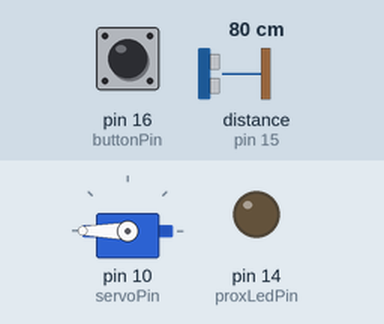
This sketch was run on a simulated Arduino Uno, built with avr-gcc and run on an emulated ATmega328P. Parts: servo, output pins drawn as LEDs (lit = HIGH). Wiring (inferred from the names in the program): ultrasonic range finder: trigger pin 15; echo pin 15. The test bench sets the inputs (shaded band); at power-on: distance to the obstacle (sensor on pin 15) 80 cm, pin 16 (buttonPin) HIGH. The echo pulse lasts 58.3 µs per cm.

Above: at 1.2 s.
1.3 s: distance to the obstacle (sensor on pin 15) set to 26 cm
2.8 s: distance to the obstacle (sensor on pin 15) set to 20 cm
At 5.4 s:
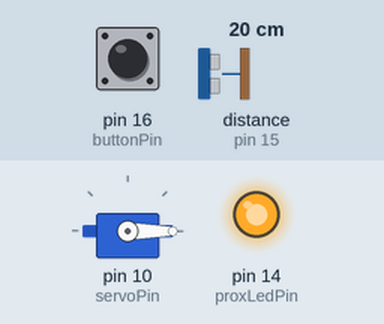
5.8 s: pin 16 (buttonPin) pulled LOW for 0.15 s
At 7.6 s:
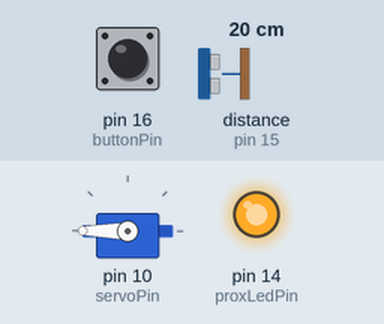
7.9 s: pin 16 (buttonPin) pulled LOW for 1 s
At 8.05 s:
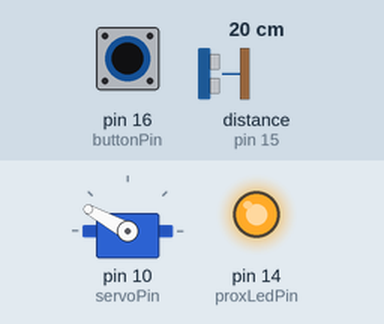
10.4 s: distance to the obstacle (sensor on pin 15) set to 37 cm
11.9 s: distance to the obstacle (sensor on pin 15) set to 43 cm
At 12.8 s:
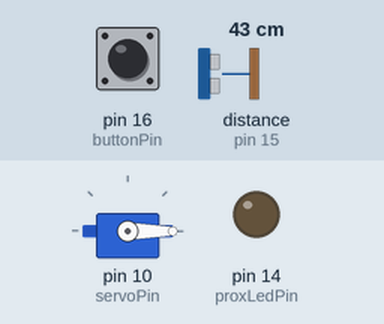
Timing chart, 0 to 14.4 s (numbered marks = the images above; inputs shaded):
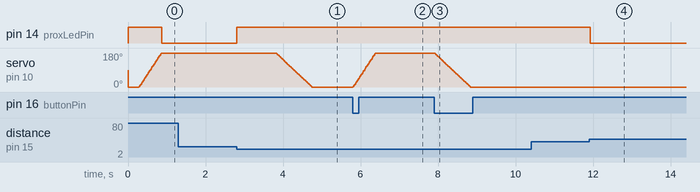

Measured:
- the behaviour switches between 24 and 23 cm on distance to the obstacle (sensor on pin 15) (found by bisection; images 0 and 1)
- the behaviour switches between 40 and 41 cm on distance to the obstacle (sensor on pin 15) (found by bisection; images 3 and 4)
- after the input at 1.3 s, every drawn part: stays the same
- after the input at 2.8 s, pin 14 (proxLedPin): LOW → HIGH at once; servo on pin 10 (servoPin): moves from 180° to 0° over 0.93 s, starting after 1.0 s
- after the input at 5.8 s, servo on pin 10 (servoPin): moves from 0° to 180° over 0.58 s, starting at once
- after the input at 7.9 s, servo on pin 10 (servoPin): moves from 180° to 0° over 0.93 s, starting at once
- after the input at 10.4 s, every drawn part: stays the same
- after the input at 11.9 s, pin 14 (proxLedPin): HIGH → LOW at once

The sketch:

claw32u4.ino
```cpp
/*
 * Author  : Charles Surianto
 * Date    : 14 Jan 2022
 * Purpose : APSC 101 Claw Project
 */

#include <Servo.h>

#include "globals.h"
#include "functions.h"

void setup()
{
    servo.attach(servoPin);
    pinMode(proxLedPin, OUTPUT);
    pinMode(buttonPin, INPUT_PULLUP);
    open();
    if (debuggingLevel > 0)
        Serial.begin(baudRate);
}

void loop()
{
    bool buttonS = digitalRead(buttonPin);
    if (buttonS < buttonLS)
        triggerClaw();

    buttonLS = buttonS;

    if (currentPos == desiredPos)
        updateReading();

    tms = millis();
    tus = micros();

    if (distance < threshold && !isNear)
        clawIsLowered();

    if (distance > threshold && isNear)
        clawIsRaised();

    if (tms - tNear >= wait && isArmed && isNear)
        triggerClaw();

    if (tus - tServo >= servoInterval && currentPos != desiredPos)
    {
        updateServo();
        tServo = tus;
    }

    if (debuggingLevel == 2)
        printRawData();
}
```

functions.h
```cpp
// necessary functions

Servo servo;

void printRawData()
{
    Serial.print(distance);
    Serial.print("\t");
    Serial.print(threshold);
    Serial.print("\t");
    Serial.print(currentPos);
    Serial.print("\t");
    Serial.print(desiredPos);
    Serial.print("\n");
}

void updateReading()
{
    // some coding magic
    pinMode(trigPin, OUTPUT);
    digitalWrite(trigPin, LOW);
    delayMicroseconds(2);
    digitalWrite(trigPin, HIGH);
    delayMicroseconds(5);
    digitalWrite(trigPin, LOW);
    pinMode(echoPin, INPUT);
    unsigned long duration = pulseIn(echoPin, HIGH, timeout);
    if (duration > 0)
        distance = readingSF * ((double)duration * 0.0172) + (1 - readingSF) * distance;
}

void updateServo()
{
    if (desiredPos > currentPos)
        currentPos++;
    if (desiredPos < currentPos)
        currentPos--;
    servo.writeMicroseconds(currentPos);
}

void open()
{
    if (debuggingLevel == 1)
        Serial.println("opening...");
    servoInterval = openInterval;
    threshold = openThreshold;
    desiredPos = openPos;
    wait = openWait;
    isOpen = 1;
}

void close()
{
    if (debuggingLevel == 1)
        Serial.println("closing...");
    servoInterval = closeInterval;
    threshold = closeThreshold;
    desiredPos = closePos;
    wait = closeWait;
    isOpen = 0;
}

void clawIsLowered()
{
    digitalWrite(proxLedPin, 1);
    isNear = true;
    tNear = tms;
    if (debuggingLevel == 1)
        Serial.println("claw lowered");
}

void clawIsRaised()
{
    digitalWrite(proxLedPin, 0);
    isNear = false;
    isArmed = true;
    if (debuggingLevel == 1)
        Serial.println("claw lifted");
}

void triggerClaw()
{
    if (isOpen)
        close();
    else
        open();
    isArmed = false;
    if (debuggingLevel == 1)
        Serial.println("claw disarmed");
}
```

globals.h
```cpp
// global variables

// pinouts
#define servoPin 10   // servo signal pin
#define trigPin 15    // HC-SR04 trigger pin
#define echoPin 15    // echo pin - may use same connection as trigger
#define proxLedPin 14 // proximity led
#define buttonPin 16  // manual operation

// options
const unsigned int
    debuggingLevel = 0, // 0 : no debugging, 1 : events, 2 : numbers
    baudRate = 115200;  // serial baud rate (bps)
const unsigned long
    closePos = 544,      // *** // close position signal (us)
    closeWait = 500,     // *** // (ms) wait when !isOpen
    closeInterval = 500, // *** // (us) closing speed
    openPos = 2400,      // *** // open position signal (us)
    openWait = 1000,     // *** // (ms) wait when isOpen
    openInterval = 300,  // *** // (us) opening speed
    timeout = 5800;      // (us) sensor timeout (out of range) cm / 0.0172
const double
    closeThreshold = 40.0, // (cm) threshold when !isOpen
    openThreshold = 23.0,  // (cm) threshold when isOpen
    readingSF = 0.10;      // distance reading smoothing factor

// *** -> tweak needed

// necessaries
bool
    isArmed = true, //
    isNear = false, //
    isOpen,         //
    buttonLS;       //
double
    distance,  //
    threshold; //
unsigned long
    servoInterval, //
    currentPos,    //
    desiredPos,    //
    tServo = 0,    //
    tNear = 0,     //
    wait,          //
    tms,           //
    tus;           //
```
